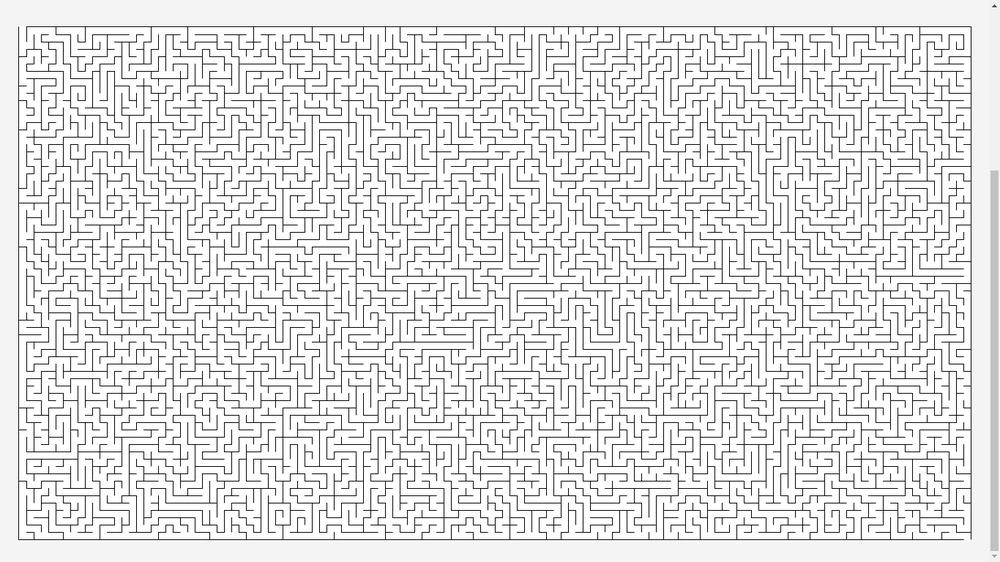
%> input picture myMAZE.png, 1000 x 562 px, shrunk from 1366 x 768 before the run
$ octave Morfolojik_maze_solver.m   (GNU Octave 9; MATLAB toolbox functions it lacks are replaced by stand-ins)
%> lines starting %> are read from the running program, lines starting %| are printed output that depends on the picture; in (x1, y1, x2, y2) boxes, pixels count from 0 and x2, y2 are one past the last pixel; in counts of white or black regions, pixels touching at a corner belong together; the program's own positions count from 1
clc;

close all;

clear all;

%Başlıkların 15 font boyunda olmasını istiyoruz.

fontSize = 15;

% Bulmacaların olduğu klasörün açılması ve içerisindeki bulmacaların

% listelenmesi

depo = 'C:\Maze';

if ~exist(depo, 'dir')

% Bu klasörde dosyalar yoksa başka klasörlere bakılır.

depo = pwd;

end

%Bu bölümde dosyanın yüklenmesini, kontrol ediyoruz. Eğer "İPTAL" tuşuna basılırsa

%Program işleyişini sürdürmecek ve duracaktır.

bulmaca = true;

mesaj = sprintf('Lütfen Bulmacanızı seçin.\nBu programla labirent çözümü yapılacaktır.');

button = questdlg(mesaj, 'BULMACA ÇÖZÜMÜ', 'TAMAM', 'İPTAL', 'TAMAM');
%> the answer given: TAMAM

if strcmpi(button, 'İPTAL')

bulmaca = false;

end

while bulmaca

% Yüklemek istediğimiz dosyaların tamamını listede göreceğiz.

dosya = fullfile(depo, '*.*');

[secilendosya, folder] = uigetfile(dosya, 'LÜTFEN BULMACA DOSYASINI SEÇİNİZ.. ');
%> the answer given: ../myMAZE.png

%Eğer kullanıcı dosyayı yüklemekten vazgeçerse, programı keserek çıkış yapmak için aşağıdaki komut kullanılmıştır.

if secilendosya == 0

return;

end

%Seçilen dosyanın "dosyaismi" olarak belirtilmesini yapıyoruz.

dosyaismi = fullfile(folder, secilendosya);

% Bu bölümde seçilen dosyanın yüklenmesini yapıyoruz....

orjinalgoruntu = imread(dosyaismi);
%> orjinalgoruntu is the input picture: size 562x1000x3 uint8; min 17, max 255, mean 227

%Resmi renk bandlarına ayırıyoruz.

[rows cols renknumara] = size(orjinalgoruntu);
%> rows = 562; cols = 1000; renknumara = 3

% Resmi işlemek için tek renge dönüştürüyoruz.

if renknumara > 1

% Resmi tek renge dönüştürme işlemi

kirmiziduzlem = orjinalgoruntu(:, :, 1);

yesilduzlem = orjinalgoruntu(:, :, 2);

maviduzlem = orjinalgoruntu(:, :, 3);

% Resmin herbir matrisinin standart sapması ve her bir renk kanalının bularak matris değerlerini tekrar oluşturacağız..

kirmizistandartsapma = std(single(kirmiziduzlem(:)));
%> kirmizistandartsapma = 54.44

yesilstandartsapma = std(single(yesilduzlem(:)));
%> yesilstandartsapma = 54.44

mavistandartsapma = std(single(maviduzlem(:)));
%> mavistandartsapma = 54.44

%Değerleri tek renkli değerlere indirgiyoruz. Burada matrislerden gelen değerleri 0 ile 1 arası değerlere dönüştürüyoruz..

if kirmizistandartsapma >= yesilstandartsapma && kirmizistandartsapma >= mavistandartsapma

%Kırmızı rengin binary renge dönüştürülmesi

sbresim = single(kirmiziduzlem);

elseif yesilstandartsapma >= kirmizistandartsapma && yesilstandartsapma >= mavistandartsapma

%Yeşil rengin binary renge dönüştürülmesi

sbresim = single(yesilduzlem);

else

%Mavi rengin binary renge dönüştürülmesi

sbresim = single(maviduzlem);

end

else

sbresim = single(orjinalgoruntu);

end

%Bütün bunların sonucunda labirenti bulmak için tek renkli bir resmimiz

%var, şimdi bunları göntüleyelim.

%Tüm pencereleri kapatıyoruz.

close all;

subplot(2, 2, 1);

imshow(sbresim, []);

title('Resmimiz', 'FontSize', fontSize);

set(gcf, 'Position', get(0,'Screensize'));

% Resmi 0-255 arası ölçeklendiriyoruz.

enbuyukdeger = max(max(sbresim));
%> enbuyukdeger = 255

enkucukdeger = min(min(sbresim));
%> enkucukdeger = 17

sbresim = uint8(255 * (single(sbresim) - enkucukdeger) / (enbuyukdeger - enkucukdeger));
%> sbresim: size 562x1000 uint8

% Duvarları keskinleştiriyoruz. Bu işlem duvarların keskinliğinide artıracaktır.

renkderinligi = uint8((enbuyukdeger + enkucukdeger) / 2);
%> renkderinligi = 136

ikilideger = 255 * (sbresim < renkderinligi);
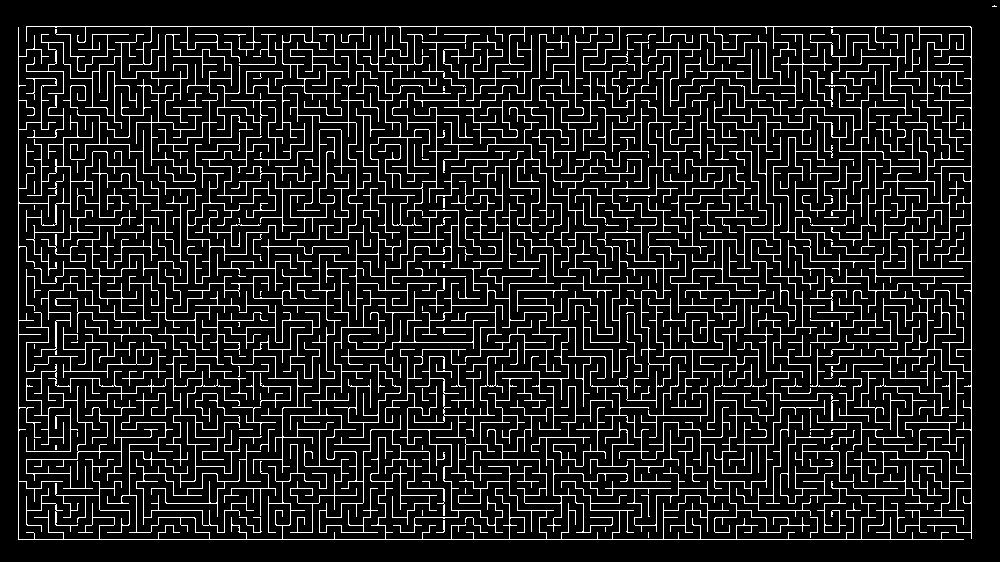
%> ikilideger: size 562x1000 double; 12% white in thin lines or dots

% Şimdi bu adımın sonuçlarına bir bakalım

subplot(2, 2, 2);

imshow(ikilideger, []);

title('Siyah beyaz resim - Duvarlar siyah yerine beyazdir..', 'FontSize', fontSize);

%Resmi daha iyi tanımlamak için verilen değerlere göre resmi tanımlayalım.

%Herbir program bloğunu etiketleyerek ölçümler yapabiliriz.

[resimismi duvarnumarasi] = bwlabel(ikilideger, 4);
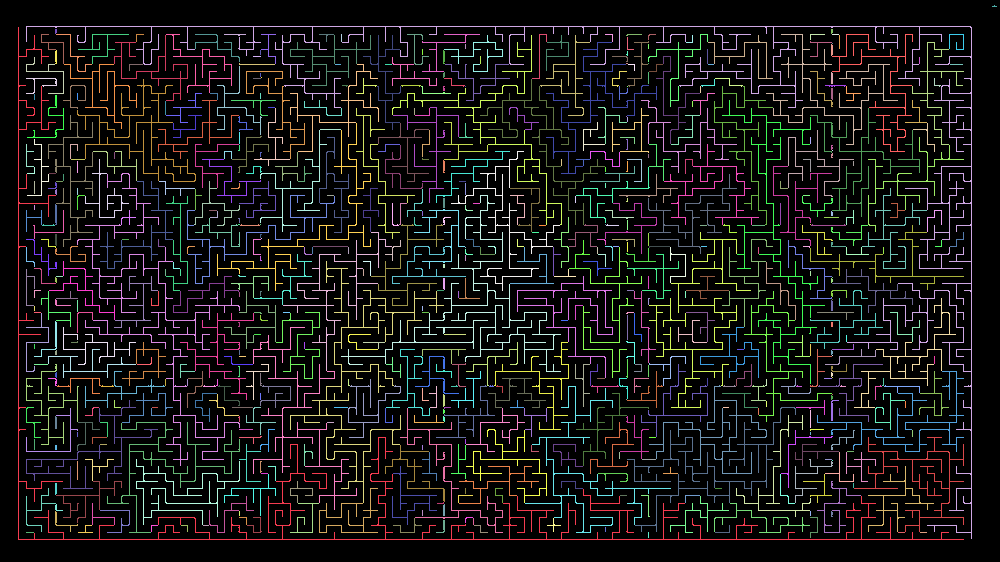
%> resimismi: size 562x1000 double; 638 distinct labels, from 0 to 637; one colour per label, 0 black
%> duvarnumarasi = 637

%Renk etiketleri

renklietiket = label2rgb (resimismi, 'hsv', 'k', 'shuffle');
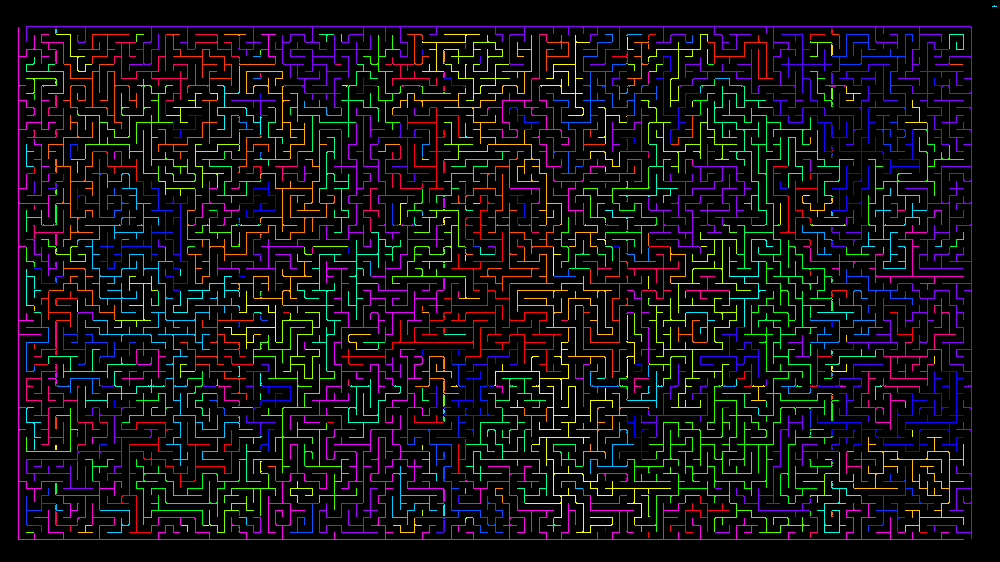
%> renklietiket: size 562x1000x3 uint8; mean R, G, B 16.5, 13.3, 16.5

%Yapmış olduğumuz işlemin sonucu aşağıdaki gibidir.

subplot(2, 2, 3);

imshow(renklietiket);

caption = sprintf('Duvar ve Zeminin Farkli Renkleri', duvarnumarasi);
%> caption = 'Duvar ve Zeminin Farkli Renkleri'

title(caption, 'FontSize', fontSize);

if duvarnumarasi ~= 2

message = sprintf('Burada Resmimizin Duvarları var gibi gözüküyor, Çözümde sıkıntılar yaşanabilir.', duvarnumarasi);

uiwait(msgbox(message));

end

%Mükemmel sonuç almak için sadece bir duvar alınabilir.

sbresim2 = (resimismi == 1);
%> sbresim2: size 562x1000 logical; 0.65% white in thin lines or dots, all inside (x1, y1, x2, y2) = (18, 27, 964, 540)

subplot(2, 2, 4);

imshow(sbresim2, []);

title('Duvarlardan biri', 'FontSize', fontSize);

%Duvarların genişliklerini açalım.

deletionmiktari = 7;

%Resme Erosion ve Dilation özelliklerini verme

deletionresim = imdilate(sbresim2, ones(deletionmiktari));
%> deletionresim: size 562x1000 logical; 4.5% white; 1 white region, box (x1, y1, x2, y2) and area: (15, 24, 967, 543) 25385

%Elde edilen resimlerin görüntülenmesi

figure;

set(gcf, 'Position', get(0,'Screensize'));

subplot(2, 2, 1);

imshow(deletionresim, []);

title('Kabartmali Duvar (Dilation)', 'FontSize', fontSize);

doldurulmusresim = imfill(deletionresim, 'holes');
%> doldurulmusresim: size 562x1000 logical; 4.6% white; 1 white region, box (x1, y1, x2, y2) and area: (15, 24, 967, 543) 25734

subplot(2, 2, 2);

imshow(doldurulmusresim, []);

title(' Deliklerin doldurulmasi', 'FontSize', fontSize);

erozyonresim = imerode(doldurulmusresim, ones(deletionmiktari));
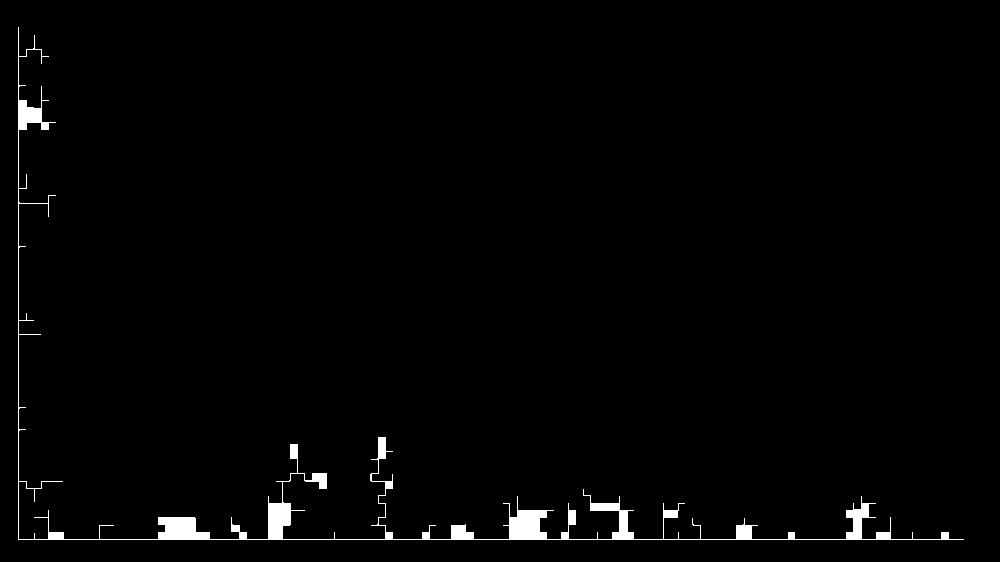
%> erozyonresim: size 562x1000 logical; 1.5% white; 1 white region, box (x1, y1, x2, y2) and area: (18, 27, 964, 540) 8454

subplot(2, 2, 3);

imshow(erozyonresim, []);

title('Asinmis hali', 'FontSize', fontSize);

% Farkı bulmak için aşınmış parçayı sıfıra ayarlayın.Ayrıca, dilate edilmiş görüntüyü de çıkartabilirsiniz.

solution = doldurulmusresim;

solution(erozyonresim) = 0;
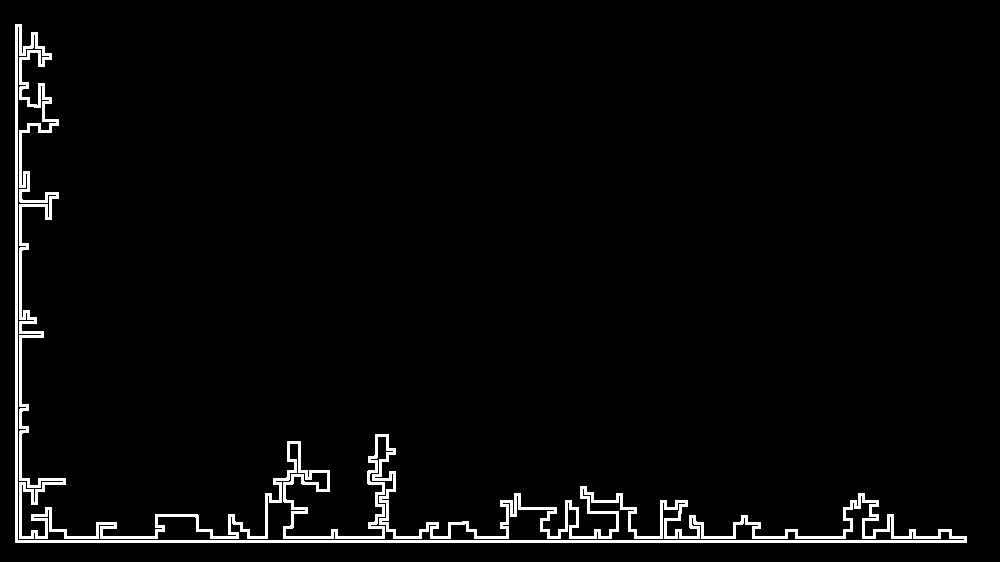
%> solution: size 562x1000 logical; 3.1% white; 1 white region, box (x1, y1, x2, y2) and area: (15, 24, 967, 543) 17280

subplot(2, 2, 4);

imshow(solution, []);

title('Fark - Çözüm', 'FontSize', fontSize);

% Şimdi çözümü orjinal görüntünün üzerine koyalım.

if renknumara == 1

% Eğer tek renkliyse, renk düzlemlerini yapmalıyız.

% Eğer biz renkteysek, bunu zaten yukarıdan yapıyoruz.

kirmiziduzlem = sbresim;

yesilduzlem = sbresim;

maviduzlem = sbresim;

end

kirmiziduzlem(solution) = 255;

yesilduzlem(solution) = 0;
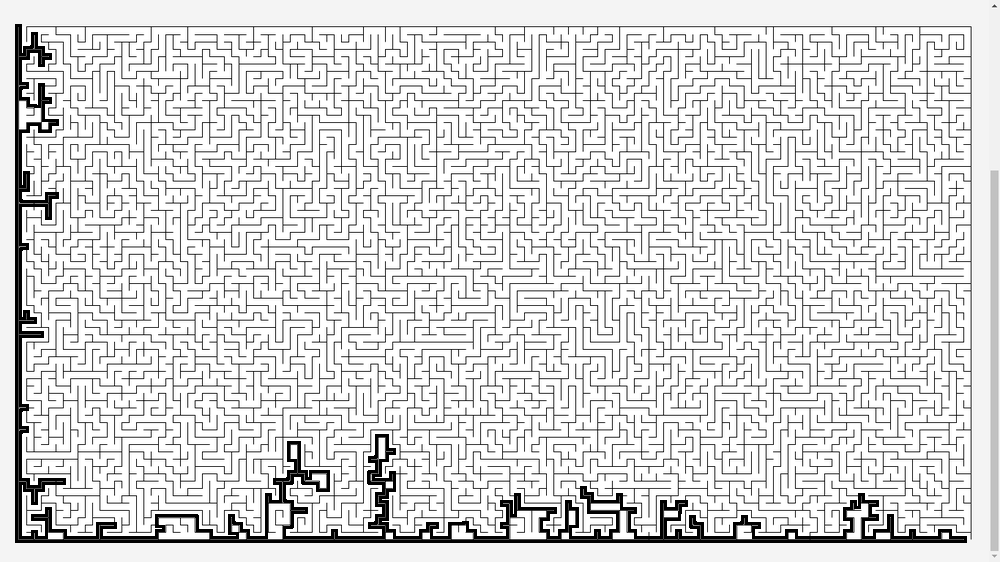
%> yesilduzlem: size 562x1000 uint8; min 0, max 255, mean 219.6

maviduzlem(solution) = 0;

solvedImage = cat(3, kirmiziduzlem, yesilduzlem, maviduzlem);
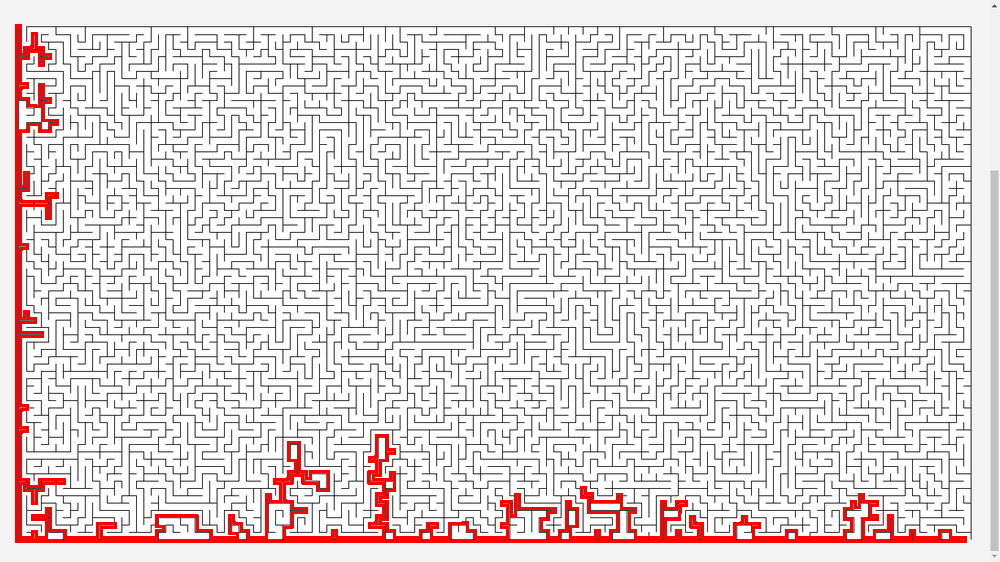
%> solvedImage: size 562x1000x3 uint8; mean R, G, B 227.4, 219.6, 219.6

figure;

imshow(solvedImage);

set(gcf, 'Position', get(0,'Screensize'));

title('Orijinal Görüntü Hakkinda Son Çözüm', 'FontSize', fontSize);

mesaj = sprintf('Başka bir labirent çözmek ister misin?');

button = questdlg(mesaj, 'BULMACA ÇÖZÜMÜ', 'EVET', 'HAYIR', 'HAYIR');
%> the answer given: HAYIR

if strcmpi(button, 'HAYIR')

bulmaca = false;

end

end
